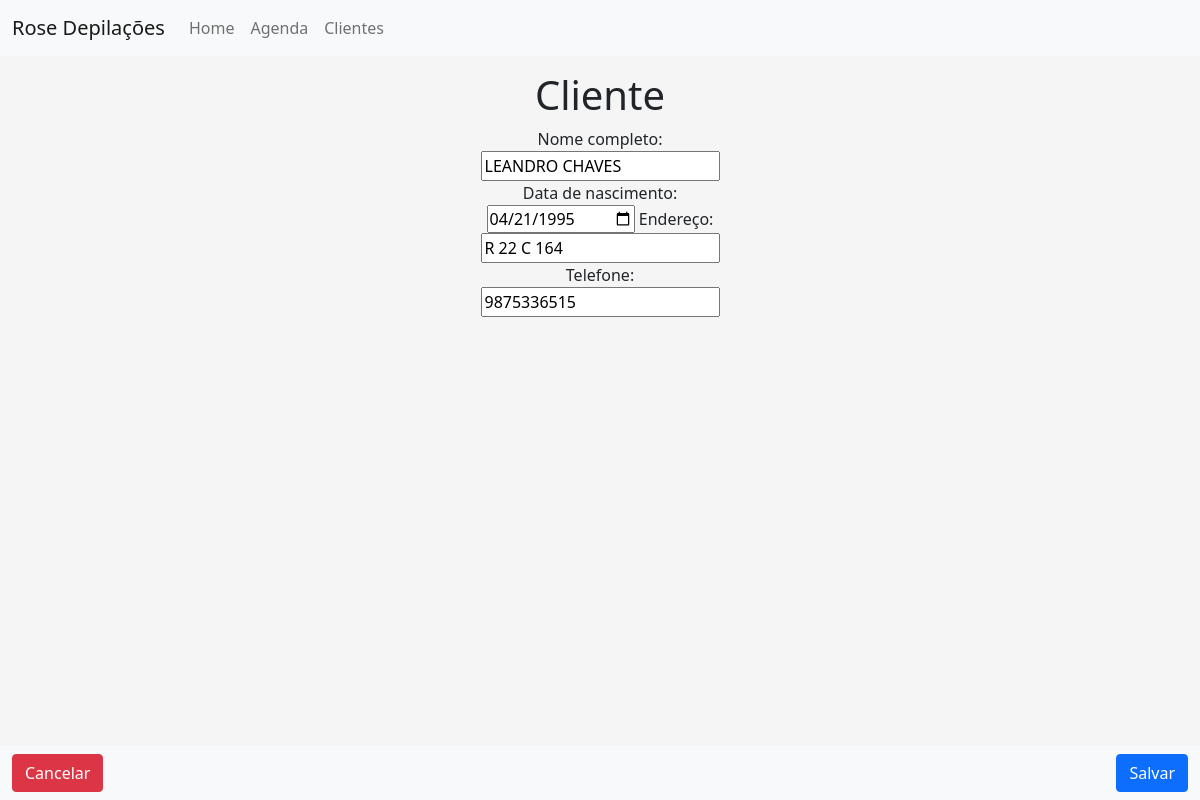
The app's page /clientes/update/1 with its own data.
### clientes/models.py (models this page shows, shortened)
class Cliente(models.Model):
    nome = models.CharField(verbose_name='Nome completo', max_length=50)
    data_nascimento = models.DateField(verbose_name='Data de nascimento',
        blank=True, null=True)
    endereco = models.CharField(verbose_name='Endereço', max_length=100,
        blank=True, null=True)
    telefone = models.CharField(verbose_name='Telefone', max_length=12,
        blank=True, null=True)

### clientes/views.py (the view, shortened to what this page needs)
# urls.py: path('update/<int:pk>', UpdateCliente.as_view(), name='update-cliente'),
class UpdateCliente(View):
    def get(self, request, pk):
        cliente = Cliente.objects.get(id=pk)
        form = ClienteForm(instance=cliente)
        return render(request, 'clientes/cliente_form.html', {'form': form})

### clientes/forms.py
class ClienteForm(forms.ModelForm):
    data_nascimento = forms.DateField(
        label='Data de nascimento',
        widget=forms.DateInput(
            format='%Y-%m-%d', attrs={'type': 'date'}),
    )
    class Meta:
        model = Cliente
        fields = ['nome', 'data_nascimento', 'endereco', 'telefone']

### clientes/templates/clientes/cliente_form.html (shortened to what this page needs)
{% extends 'base.html' %}
{% load bootstrap_tags %}
{% block content %}
    <h1>Cliente</h1>
    <form method="POST">
        {{ form|as_bootstrap }}
        <nav class="navbar fixed-bottom navbar-light bg-light">
            <div class="container-fluid">
                <a class="btn btn-danger" href="{% url 'list-cliente' %}" role="button">Cancelar</a>
                <button type="submit" class="btn btn-primary">Salvar</button>
            </div>
        </nav>
    </form>
{% endblock content %}

### templates/base.html (style rules this page uses)
html, body { height: 100%; }
body { background-color: #f5f5f5; }

### records on screen
Cliente: nome "LEANDRO CHAVES", data_nascimento "04/21/1995", endereco "R 22 C 164", telefone "9875336515"
